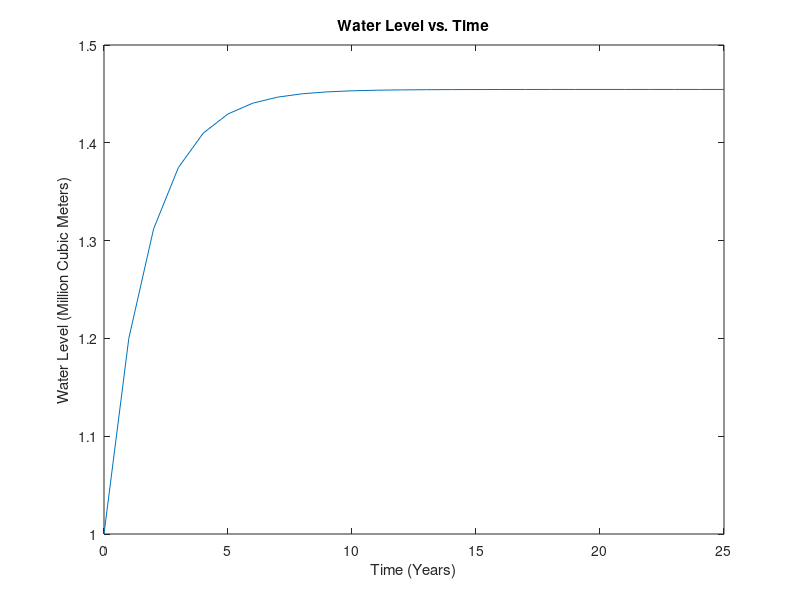

The MATLAB script that drew this image:
%Setting the initial conditions and variables
v0 = 1;
y = [];
y = [y v0];
n = 25;
x=0:1:n;

%Iterate through interation function
for i=1:n
    waterLevel = 14 * v0 / 25 + 16 / 25;
    y = [y waterLevel];
    v0 = waterLevel;
    disp(i)
    disp(waterLevel)
end;

plot(x,y)
    title('Water Level vs. Time')
    xlabel('Time (Years)')
    ylabel('Water Level (Million Cubic Meters)')
